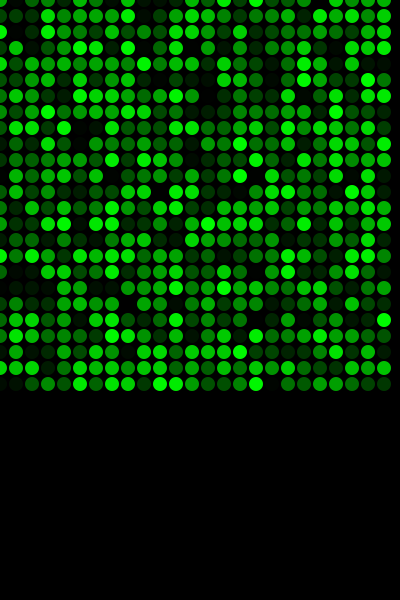
Frame 1 (no input)
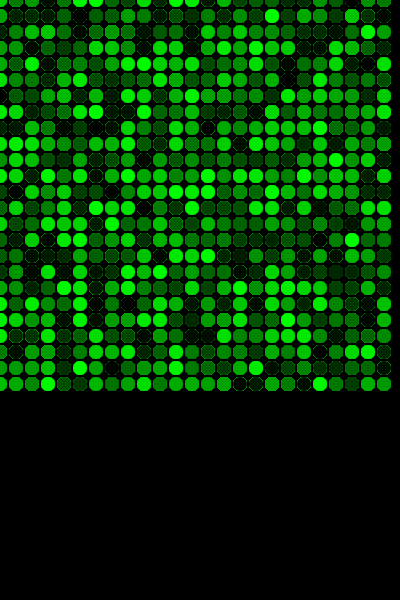
Frame 60 (the mouse pressed at the canvas centre just before this capture)
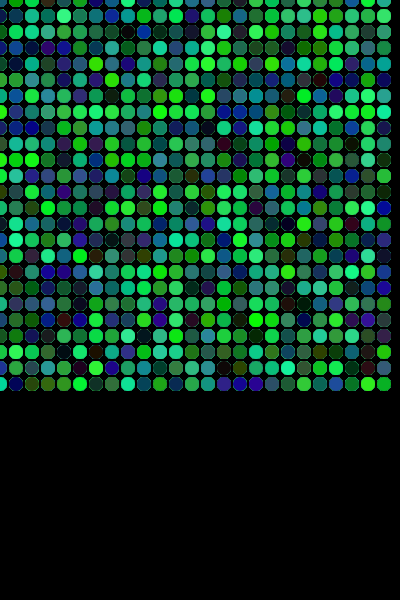
Frame 120 (the mouse held since frame 60 and released just before this capture)

The Processing sketch that drew these frames (run headless with seeded random() and noise(); from frame 60 on, the mouse is pressed at the canvas centre):

// Processing sketch: processing_4231
// ── processing_4231.pde

int number = 25;
int a = 0, b = 255, c = 0;
 
void setup() { 
   
  size(400, 600); 
  background(0); 
  fill(255, 0, 0); 
  frameRate(10); 
 
 
} 
 
void draw() { 
   
 for(int i = 0;i<number;i++) {     
   for (int j = 0;j<number;j++) { 
     fill(random(a), random(b), random(c)); 
     noStroke(); 
     ellipse(i*(width/number), j*(width/number), (width/number)-2, (width/number)-2); 
   } 
 } 
} 
   
   
void mousePressed() { 
   
  a = (int)random(255);  
  b = (int)random(255); 
  c = (int)random(255); 
} 
